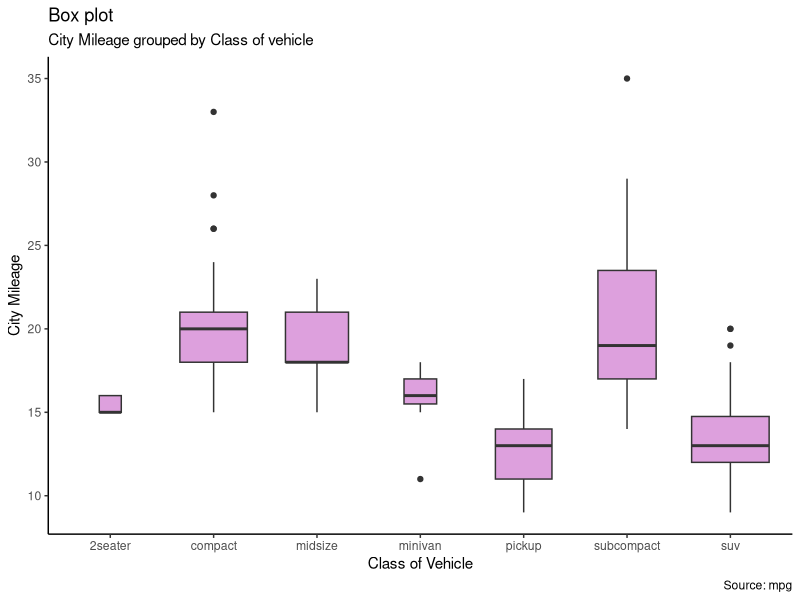
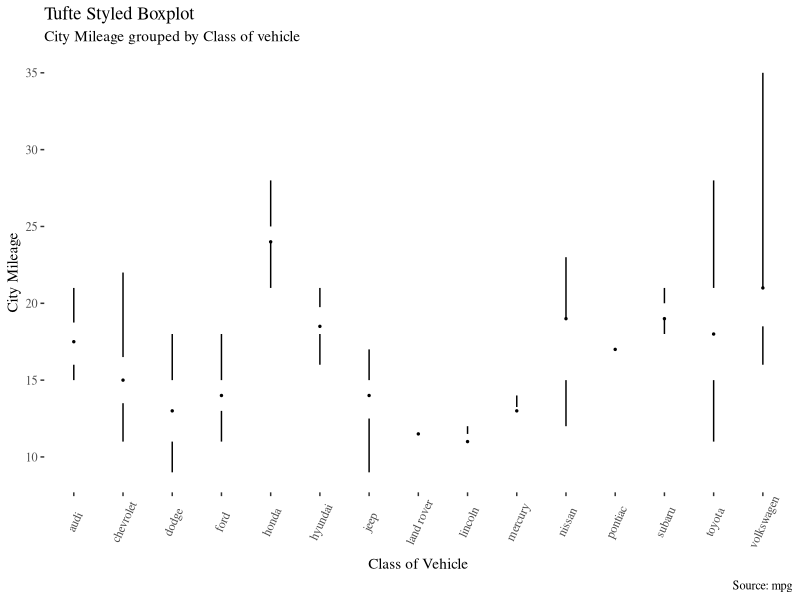
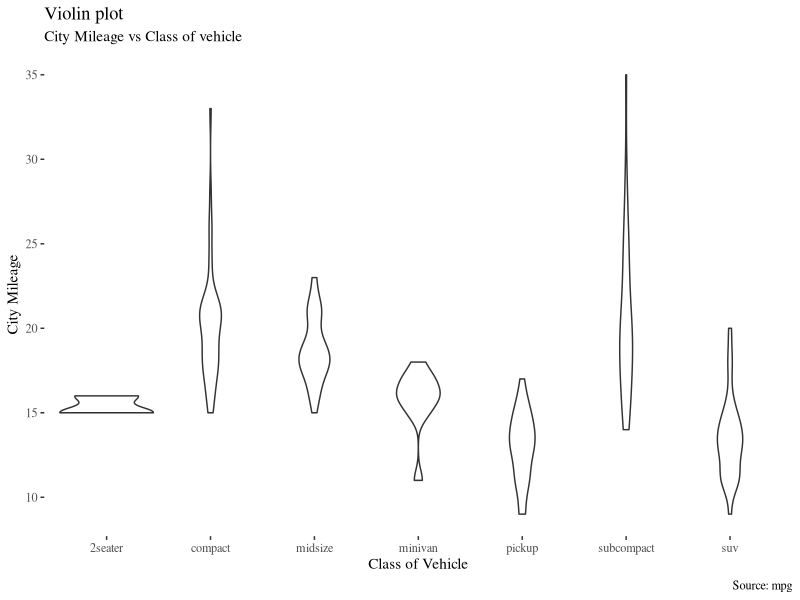

These charts were generated, in order, by the following R code:
## ---- chunk 1
knitr::opts_chunk$set(echo = TRUE)
## ---- chunk 2
library(ggthemes)
library(ggplot2)
## 1. Box and Whisker Plots
theme_set(theme_classic())
# Plot
g <- ggplot(mpg, aes(class, cty))
g + geom_boxplot(varwidth=T, fill="plum") + 
    labs(title="Box plot", 
         subtitle="City Mileage grouped by Class of vehicle",
         caption="Source: mpg",
         x="Class of Vehicle",
         y="City Mileage")
## ---- chunk 3
## Tufte Boxplot
theme_set(theme_tufte())  # from ggthemes
# plot
g <- ggplot(mpg, aes(manufacturer, cty))
g + geom_tufteboxplot() + 
      theme(axis.text.x = element_text(angle=65, vjust=0.6)) + 
      labs(title="Tufte Styled Boxplot", 
           subtitle="City Mileage grouped by Class of vehicle",
           caption="Source: mpg",
           x="Class of Vehicle",
           y="City Mileage")
## ---- chunk 4

g <- ggplot(mpg, aes(class, cty))
g + geom_violin() + 
  labs(title="Violin plot", 
       subtitle="City Mileage vs Class of vehicle",
       caption="Source: mpg",
       x="Class of Vehicle",
       y="City Mileage")
